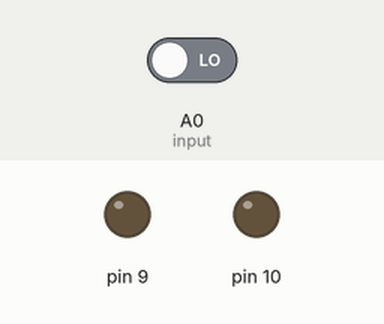
Bench run of a sketch on a simulated Arduino Uno, built with avr-gcc and run on an emulated ATmega328P. Shown: output pins drawn as LEDs (lit = HIGH). Inputs (shaded band) come from the test bench; at power-on: A0 (input) LOW. Random numbers use the default seed unless the sketch sets one.

Above: at 1.2 s.
1.3 s: A0 (input) driven HIGH
At 6.3 s:
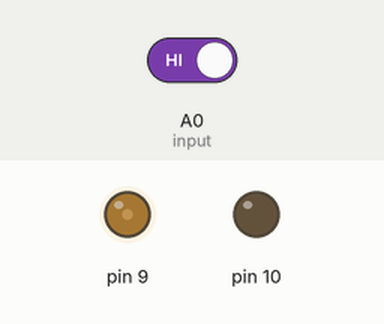
Timing chart, 0 to 14.0 s (numbered marks = the images above; inputs shaded):
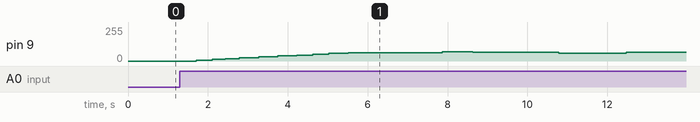

Measured:
- after the input at 1.3 s, pin 9: 0/255 → 6/255 after 0.41 s, → 12/255 0.40 s later, → 18/255 0.32 s later, → 24/255 0.36 s later, … (14 changes in this stretch)

The sketch:

sound_engine.ino
```cpp
int i_0=0;
// int i_1=0;
int j=0;
int x=0;
int OK=0;
int level = 1;
int level_min = 1;
int level_max = 200;
int level_rand = 0;
int lost = 500;
int lost_count = 0;
int lost_min = 10;
int lost_max = 500;
unsigned long leveltime;
int input = A0; // вход для управления

int count = 730;
int sinPWM_0[]={0, 1, 2, 3, 5, 6, 7, 9, 10, 11, 12, 14, 15, 16, 17, 19, 20, 21, 23, 24, 25, 26, 28, 29, 30,
 31, 32, 34, 35, 36, 37, 38, 40, 41, 42, 43, 44, 45, 47, 48, 49, 50, 51, 52, 53, 54, 55, 58, 59, 60,
 61, 62, 63, 64, 65, 66, 67, 68, 69, 70, 70, 71, 72, 73, 74, 75, 76, 77, 77, 78, 79, 80, 81, 81, 82,
 83, 84, 84, 85, 86, 86, 87, 88, 88, 89, 90, 90, 91, 91, 92, 92, 93, 93, 94, 94, 95, 96, 96, 97, 97,
 98, 98, 98, 99, 99, 99, 99, 100, 100, 100, 100, 101, 101, 101, 101, 101, 101, 101, 101, 101, 101, 101, 101, 101, 101,
 101, 101, 101, 101, 101, 101, 101, 101, 101, 100, 100, 100, 100, 99, 99, 99, 99, 98, 98, 98, 97, 97, 96, 96, 96,
 96, 96, 95, 95, 94, 94, 93, 93, 92, 92, 91, 90, 90, 89, 88, 88, 87, 86, 86, 85, 84, 83, 83, 82, 81,
 80, 79, 79, 78, 77, 76, 75, 74, 73, 72, 72, 71, 70, 69, 68, 67, 66, 65, 64, 63, 62, 61, 60, 58, 57,
 56, 55, 54, 53, 52, 51, 50, 48, 47, 46, 45, 44, 43, 41, 40, 39, 39, 38, 36, 35, 34, 33, 32, 30, 29,
 28, 27, 25, 24, 23, 21, 20, 19, 18, 16, 15, 14, 13, 11, 10, 9, 7, 6, 5, 4, 3, 4, 5, 6, 7,
 9, 10, 11, 13, 14, 15, 16, 18, 19, 20, 21, 23, 24, 25, 27, 28, 29, 30, 32, 33, 34, 35, 36, 38, 39,
 40, 41, 42, 44, 45, 46, 47, 48, 49, 51, 52, 53, 54, 55, 56, 57, 58, 59, 61, 62, 63, 64, 65, 66, 67,
 68, 69, 70, 71, 72, 73, 73, 74, 75, 76, 77, 78, 79, 80, 80, 81, 82, 83, 84, 84, 85, 86, 87, 87, 88,
 89, 89, 90, 91, 91, 92, 93, 93, 94, 94, 95, 95, 96, 96, 97, 97, 98, 98, 98, 99, 99, 100, 100, 100, 101,
 101, 101, 101, 102, 102, 102, 102, 103, 103, 103, 103, 103, 103, 103, 103, 103, 103, 103, 103, 103, 103, 103, 103, 103, 103,
 103, 103, 103, 103, 103, 102, 102, 102, 102, 101, 101, 101, 101, 100, 100, 100, 99, 99, 98, 98, 98, 97, 97, 96, 96,
 95, 95, 94, 94, 93, 93, 92, 91, 91, 90, 89, 89, 88, 87, 87, 86, 85, 84, 84, 83, 82, 81, 80, 80, 79,
 78, 77, 76, 75, 74, 73, 73, 72, 71, 70, 69, 68, 67, 66, 65, 64, 63, 62, 61, 59, 58, 57, 56, 55, 54,
 53, 52, 51, 49, 48, 47, 46, 45, 44, 42, 41, 40, 39, 38, 36, 35, 34, 33, 32, 30, 29, 28, 27, 25, 24,
 23, 21, 20, 19, 18, 16, 15, 14, 13, 11, 10, 9, 7, 6, 5, 4, 3, 4, 5, 6, 7, 9, 10, 11, 13,
 14, 15, 16, 18, 19, 20, 21, 23, 24, 25, 27, 28, 29, 30, 32, 32, 33, 34, 35, 37, 38, 39, 40, 41, 43,
 44, 45, 46, 47, 48, 50, 51, 52, 53, 54, 55, 56, 57, 58, 60, 61, 62, 63, 64, 65, 66, 67, 68, 69, 70,
 71, 72, 72, 73, 74, 75, 76, 77, 78, 79, 79, 80, 81, 82, 83, 83, 84, 85, 86, 86, 87, 88, 88, 89, 90,
 90, 91, 92, 92, 93, 93, 93, 93, 94, 94, 95, 95, 96, 96, 96, 97, 97, 98, 98, 98, 99, 99, 99, 99, 100,
 100, 100, 100, 101, 101, 101, 101, 101, 101, 101, 101, 101, 101, 101, 101, 101, 101, 101, 101, 101, 101, 101, 101, 101, 101,
 101, 100, 100, 100, 100, 99, 99, 99, 99, 98, 97, 97, 96, 96, 95, 95, 95, 94, 94, 93, 93, 92, 92, 91, 91,
 90, 90, 89, 88, 88, 87, 86, 86, 85, 84, 84, 83, 82, 81, 81, 80, 79, 78, 77, 77, 76, 75, 74, 73, 72,
 71, 70, 70, 69, 68, 67, 66, 65, 64, 62, 61, 60, 59, 58, 57, 55, 54, 53, 52, 51, 50, 49, 48, 47, 45,
 44, 43, 42, 41, 40, 38, 37, 36, 35, 34, 32, 31, 30, 29, 28, 26, 25, 24, 23, 21, 20, 19, 17, 16, 15,
 14, 12, 11, 10, 9};

void setup() {
Serial.begin(9600);

pinMode(9, OUTPUT);
pinMode(10,OUTPUT);

cli();// stop interrupts
TCCR1A=0;//reset the value
TCCR1B=0;//reset the value
TCNT1=0;//reset the value
//0b allow me to write bits in binary
TCCR1A=0b10100001;//phase correct pwm mode on 8 bits
TCCR1B=0b00000001; //no prescaler
TCCR0A=0b1000010;//WGM01 bit is 1 to put timer 0 in ctc mode
TCCR0B=0;//reset the value
TCNT0=0;//reset the value

OCR0A=63;// compare match value 63
TCCR0B=0b00000010; // prescaler 8

TIMSK0 |=(1 << OCIE0A);

sei();//enable interrupts
}
ISR(TIMER0_COMPA_vect){// interrupt when timer 0 match with OCR0A value
if(i_0>count && OK==0){// final value from vector for pin 9
i_0=0;// go to first value of vector
lost_count =0;
level_rand = random(level/20);
//OK=1;//enable pin 10
}
if(i_0>count && OK==1){// final value from vector for pin 10
i_0=0;//go to firs value of vector
//OK=0;//enable pin 9
}
// if(i_1>105){
//  i_1 = 0;
//}

x=(sinPWM_0[i_0]*(level+level_rand))/level_max;// x take the value from vector corresponding to position i(i is zero indexed)

//i_0=i_0+1;// go to the next position
lost_count++;
if(lost_count>lost){
  i_0=i_0+3;
//  lost_count = 0;
  } else {
  i_0=i_0+1;
    }
j=j+1;
if(OK==0){
OCR1B=0;//make pin 10 0
OCR1A=x;//enable pin 9 to corresponding duty cycle
}
if(OK==1){
OCR1A=0;//make pin 9 0
OCR1B=x;//enable pin 10 to corresponding duty cycle
}
//level_time = millis();
}
void loop() {

  if (j > 666) {
    if (digitalRead(input)==HIGH){
      level++; //увеличение громкости
      lost--; //уменьшение интервала пропуска значений
      if (level > level_max) {
          level = level_max;
        }
      if (lost < lost_min) {
          lost = lost_min;
        }
    } else {
      level--; //уменьшение громкости
      lost++;
      if (level < level_min) {
          level = level_min;
        }
      if (lost > lost_max) {
          lost = lost_max;
        }
      }
      j = 0;
 //   delay(50);
    }

}
```
